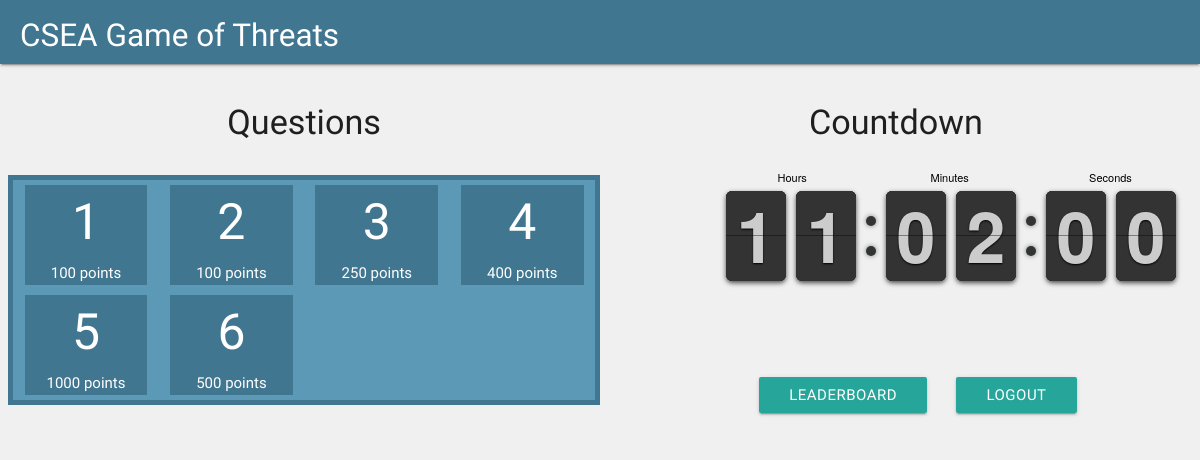
/contest/ (signed in), run on an earlier commit of the app's database.
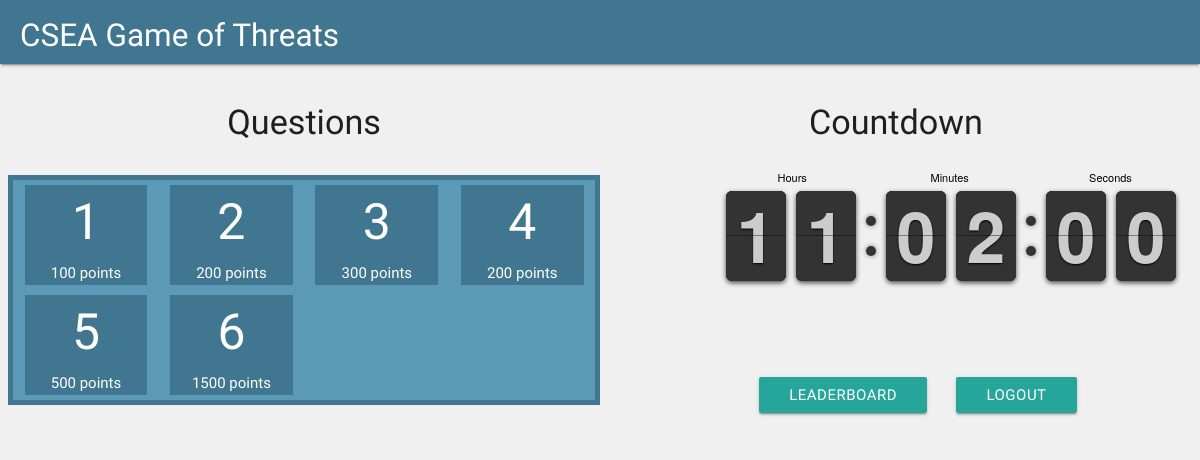
And on a later commit of the database.
### contest/models.py (models this page shows)
class Question(models.Model):
	question = models.TextField(null = False)
	answer = models.CharField(max_length = 100, null = False)
	points = models.IntegerField(null = False)

### contest/views.py (the view)
def main(request):
	if request.user.is_authenticated:
		template = loader.get_template('main.html')
		context = {'questions' : Question.objects.all()}
		return HttpResponse(template.render(context, request))
	else:
		return redirect('/contest/login')

### contest/templates/main.html (shortened to what this page needs)
{% extends "base.html" %}
{% load static %}
{% block content %}
<br>
<div class="row">
	<div class="col s12 m6 l6">
		<div class="row center">
			<h4>Questions</h4>
		</div>
		<div class="row" style="border: 5px solid rgb(65, 118, 144); background: rgb(92, 153, 182);">
			{% for question in questions %}
				<div class="col s3 l3 m3" style="margin-top: 5px; margin-bottom: 5px;">
					<a href="/contest/question/{{ question.id }}">
						<div style="height: 100px; background: rgb(65, 118, 144); display: flex; flex-direction: column; color: white;">
							<div style="display: block; height: 100px; font-size: 50px; text-align: center;">{{ forloop.counter }}
							</div>
							<div style="display: block; padding: 2px; text-align: center;">{{ question.points }} points
							</div>
						</div>
					</a>
				</div>
			{% endfor %}
		</div>
	</div>
	<div class="col s12 m6 l6">
		<div class="row center">
			<h4>Countdown</h4>
		</div>
		<div class="row">
			<div class="col s10 m10 l10 offset-s2 offset-m2 offset-l2">
				<div id="clock"></div>
			</div>
		</div>
		<div class="row" style="margin-top: 80px">
			<div class="col s4 m4 l14 offset-s3 offset-m3 offset-l3">
				<a href="/contest/leaderboard/" class="btn">Leaderboard</a>
			</div>
			<div class="col s4 m4 l14">
				<a href="/contest/logout/" class="btn">Logout</a>
			</div>
		</div>
	</div>
</div>
<link rel="stylesheet" href="{% static 'css/flipclock.css' %}" />
{% endblock %}

### contest/templates/base.html (shortened to what this page needs)
{% load static %}
<!DOCTYPE html>
<html lang="en">
	<head>
		<link rel="stylesheet" href="{% static 'css/materialize.min.css' %}" />
		<link rel="stylesheet" href="{% static 'css/style.css' %}" />
	</head>
	<body>
		<header id="header" class="page-topbar">
			<div class="navbar-fixed">
				<nav style="background: rgb(65, 118, 144);">
					<ul class="left">
						<li><h1 class="logo-wrapper"><span class="brand-logo darken-1">CSEA Game of Threats</span></h1></li>
					</ul>
				</nav>
			</div>
		</header>
		<section>
			<div class="container">
				{% block content %}{% endblock %}
			</div>
		</section>
	</body>
</html>

### ss/css/style.css (style rules this page uses)
body { background-color: #fcfcfc; }
.container { padding: 0 0.5rem; margin: 0 auto; max-width: 100% !important; width: 98%; }
@media only screen and (min-width: 601px) { .container { width: 98%; } }
@media only screen and (min-width: 993px) { .container { width: 98%; } }
h1.logo-wrapper { margin: 0px 0px; }
header .brand-logo { margin: 1px 0px; padding: 0 20px; }

### ss/css/flipclock.css (style rules this page uses)
.flip-clock-wrapper { font: normal 11px "Helvetica Neue", Helvetica, sans-serif; -webkit-user-select: none; }
.flip-clock-wrapper { text-align: center; position: relative; width: 100%; margin: 1em; }
.flip-clock-wrapper:before, .flip-clock-wrapper:after { content: " "; display: table; }
.flip-clock-wrapper:after { clear: both; }

### contest/templates/base.html (style rules this page uses)
body { background: rgb(240, 240, 240); }

What changed in the data, as far as the page shows it:
removed Question: points "100"
removed Question: points "250"
removed Question: points "400"
removed Question: points "1000"
added Question: points "200"
added Question: points "300"
added Question: points "200"
added Question: points "1500"
